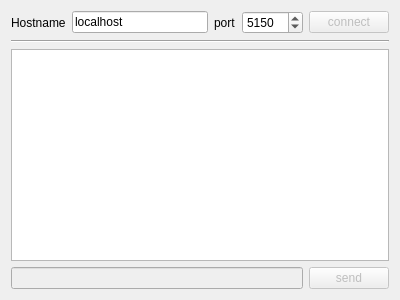
<?xml version="1.0" encoding="UTF-8"?>
<ui version="4.0">
 <class>MainWindow</class>
 <widget class="QMainWindow" name="MainWindow">
  <property name="geometry">
   <rect>
    <x>0</x>
    <y>0</y>
    <width>400</width>
    <height>300</height>
   </rect>
  </property>
  <property name="windowTitle">
   <string>MainWindow</string>
  </property>
  <widget class="QWidget" name="centralWidget">
   <layout class="QVBoxLayout" name="verticalLayout_2">
    <item>
     <layout class="QHBoxLayout" name="horizontalLayout">
      <item>
       <widget class="QLabel" name="label_hostname">
        <property name="text">
         <string>Hostname</string>
        </property>
       </widget>
      </item>
      <item>
       <widget class="QLineEdit" name="lineEdit_addres">
        <property name="text">
         <string>localhost</string>
        </property>
       </widget>
      </item>
      <item>
       <widget class="QLabel" name="label_port">
        <property name="text">
         <string>port</string>
        </property>
       </widget>
      </item>
      <item>
       <widget class="QSpinBox" name="spinBox_port">
        <property name="maximum">
         <number>65535</number>
        </property>
        <property name="value">
         <number>5150</number>
        </property>
       </widget>
      </item>
      <item>
       <widget class="QPushButton" name="pushButton_connect">
        <property name="enabled">
         <bool>false</bool>
        </property>
        <property name="text">
         <string>connect</string>
        </property>
       </widget>
      </item>
     </layout>
    </item>
    <item>
     <widget class="Line" name="line">
      <property name="orientation">
       <enum>Qt::Horizontal</enum>
      </property>
     </widget>
    </item>
    <item>
     <widget class="QTextEdit" name="textEdit_messages">
      <property name="enabled">
       <bool>true</bool>
      </property>
      <property name="acceptDrops">
       <bool>true</bool>
      </property>
      <property name="undoRedoEnabled">
       <bool>true</bool>
      </property>
      <property name="readOnly">
       <bool>true</bool>
      </property>
      <property name="acceptRichText">
       <bool>true</bool>
      </property>
     </widget>
    </item>
    <item>
     <layout class="QHBoxLayout" name="horizontalLayout_2">
      <item>
       <widget class="QLineEdit" name="lineEdit_message">
        <property name="enabled">
         <bool>false</bool>
        </property>
       </widget>
      </item>
      <item>
       <widget class="QPushButton" name="pushButton_send">
        <property name="enabled">
         <bool>false</bool>
        </property>
        <property name="text">
         <string>send</string>
        </property>
       </widget>
      </item>
     </layout>
    </item>
   </layout>
  </widget>
 </widget>
 <layoutdefault spacing="6" margin="11"/>
 <resources/>
 <connections/>
</ui>
